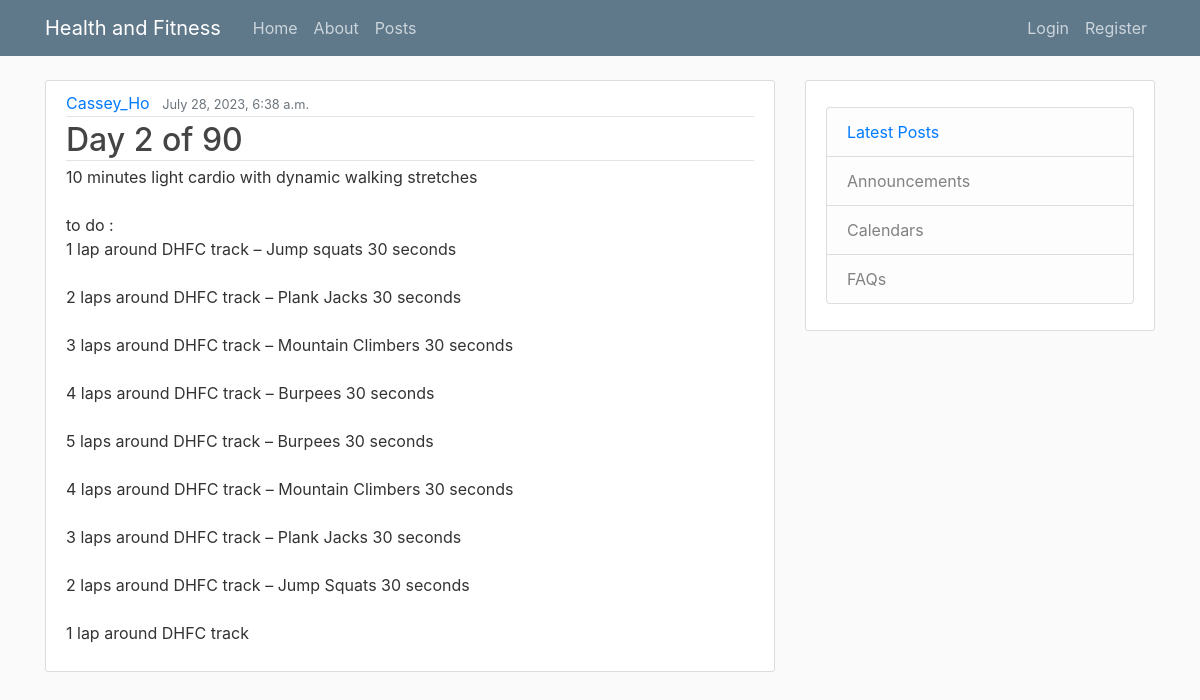
The app's page /posts/12/ with its own data.
### blog/models.py (models this page shows, shortened)
class Post(models.Model):
    title = models.CharField(max_length=20)
    content = models.TextField()
    author = models.ForeignKey(User, on_delete=models.CASCADE)
    date=models.DateTimeField(default=timezone.now)

### blog/views.py (the view)
# urls.py: path('posts/<int:pk>/',PostDetailView.as_view(),name="posts-detail"),
class PostDetailView(DetailView):
    model=Post

### blog/templates/blog/Post_detail.html (shortened to what this page needs)
{% extends "blog/base.html" %}
{% block content%}
<article class="media content-section">
    <div class="media-body">
      <div class="article-metadata">
        <a class="mr-2" href="">{{object.author}}</a>
        <small class="text-muted">{{object.date}}</small>
      </div>
      <h2 class="article-metadata" class=" "href="#">{{ object.title }}</h2>
      <p class="article-content">{{ object.content }}</p>
    </div>
  </article>
{% endblock content%}

### blog/static/blog/main.css (style rules this page uses)
body { background: #fafafa; color: #333333; margin-top: 5rem; }
h1, h2, h3, h4, h5, h6 { color: #444444; }
.content-section { background: #ffffff; padding: 10px 20px; border: 1px solid #dddddd; border-radius: 3px; margin-bottom: 20px; }
.article-content { white-space: pre-line; }
.article-metadata { padding-bottom: 1px; margin-bottom: 4px; border-bottom: 1px solid #e3e3e3 }

### records on screen
Post: author "Cassey_Ho", date "July 28, 2023, 6:38 a.m.", title "Day 2 of 90", content "10 minutes light cardio with dynamic walking stretches to do : 1 lap around DHFC track – Jump squats 30 seconds 2 laps around DHFC track – Plank Jacks 30 seconds 3 laps around DHFC track – Mountain Climbers 30 seconds 4 laps around DHFC track – Burpees 30 seconds 5 laps around DHFC track – Burpees 30 seconds 4 laps around DHFC track – Mountain Climbers 30 seconds 3 laps around DHFC track – Plank Jacks 30 seconds 2 laps around DHFC track – Jump Squats 30 seconds 1 lap around DHFC track"
